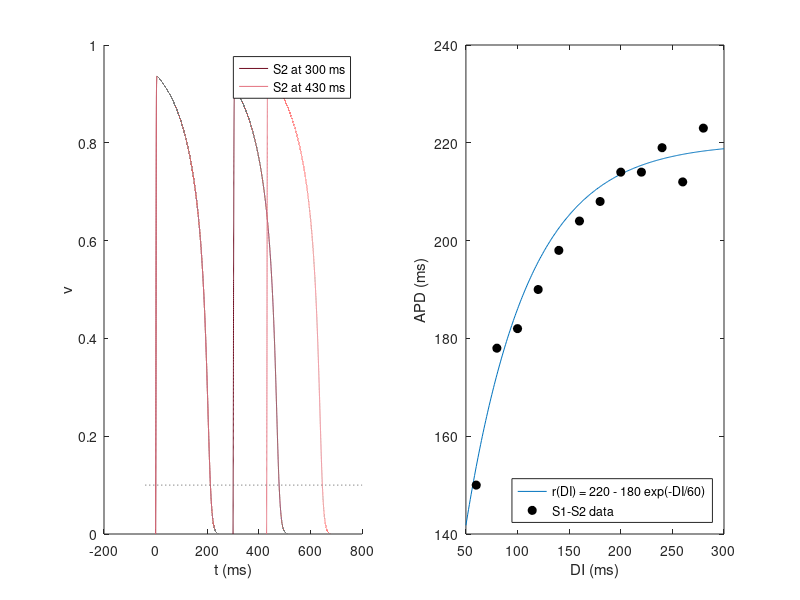

MATLAB code for this plot:
% Fig. 1.39: S1-S2 protocol and restitution curve (book, Section 1.6, Eq. 1.48)
% left: periodic stimulation (S1, PCL = 400 ms) is followed by a stimulus S2 after a shorter or longer interval
% right: measured pairs (DI, APD) and restitution curve r(DI) = 220 - 180 exp(-DI/60)
% (c) 2026 Philipp Kügler · Program for the book "Dynamical Systems in the Life Sciences" · MIT License (see LICENSE)
tin = 0.3; tout = 6; topen = 100; tclose = 115; vgate = 0.13; vref = 0.1; dt = 0.01;
farben = [0.43 0.04 0.12; 0.89 0.44 0.49];
tS2liste = [300 430];

subplot(1, 2, 1); hold on
for p = 1:2
    tS2 = tS2liste(p);
    reize = [0 400 800 800 + tS2];
    t = 0:dt:1600 - dt; v = zeros(size(t)); vv = 0; h = 1;
    for i = 2:numel(t)
        J = 0.2 * any(reize <= t(i) & t(i) < reize + 2);
        dv = h * vv^2 * (1 - vv) / tin - vv / tout + J;
        if vv < vgate, dh = (1 - h) / topen; else, dh = -h / tclose; end
        vv = vv + dt * dv; h = h + dt * dh; v(i) = vv;
    end
    m = t >= 760;
    plot(t(m) - 800, v(m), 'Color', farben(p, :), 'DisplayName', sprintf('S2 at %d ms', tS2));
    s = sign(v - vref); kreuz = t(find(diff(s) ~= 0)) - 800;
    ende_s1 = kreuz(find(kreuz > 50 & kreuz < tS2, 1));            % end of the last S1 action potential
    ende_s2 = kreuz(find(kreuz > tS2 + 20, 1));                    % end of the S2 action potential
    fprintf('S2 at %d ms:  DI = %.1f ms,  APD = %.1f ms\n', tS2, tS2 - ende_s1, ende_s2 - tS2);
end
plot([-40 800], [vref vref], ':', 'Color', [0.35 0.35 0.35], 'HandleVisibility', 'off');
hold off; xlabel('t (ms)'); ylabel('v'); legend('show');

r = @(DI) 220 - 180 * exp(-DI / 60);
daten = [60 150; 80 178; 100 182; 120 190; 140 198; 160 204; 180 208; ...
         200 214; 220 214; 240 219; 260 212; 280 223];          % (DI, APD) in ms
DI = linspace(50, 300, 300);
subplot(1, 2, 2);
plot(DI, r(DI), 'Color', [0 0.447 0.741]); hold on
plot(daten(:, 1), daten(:, 2), 'ko', 'MarkerFaceColor', 'k'); hold off
xlabel('DI (ms)'); ylabel('APD (ms)'); legend('r(DI) = 220 - 180 exp(-DI/60)', 'S1-S2 data', 'Location', 'southeast');
